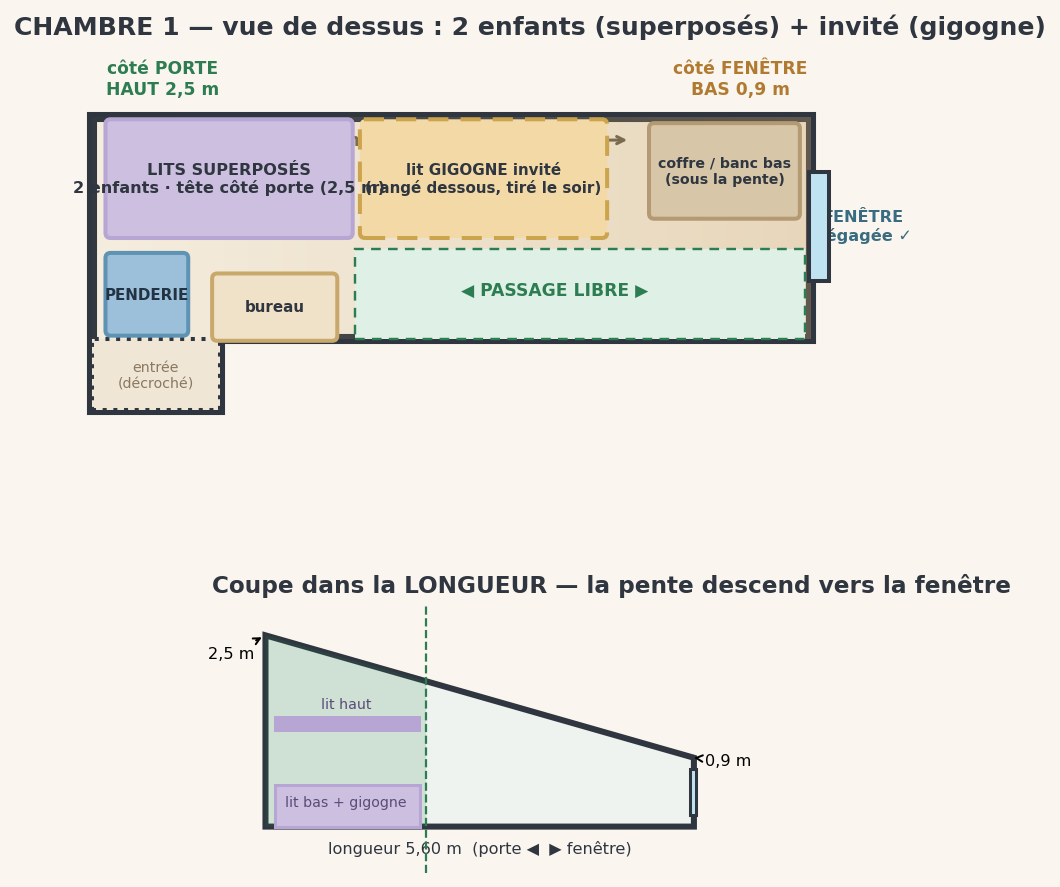

Source code (Python):
#!/usr/bin/env python3
"""Chambre 1 - plan corrige v2. Pente DANS LA LONGUEUR:
porte (gauche) = HAUT 2.5m, fenetre (droite) = BAS 0.9m.
2 enfants en lits superposes (tete cote porte) + lit gigogne invite.
Fenetre NON bloquee. Passage le long d'un mur."""
import matplotlib
matplotlib.use("Agg")
import matplotlib.pyplot as plt
from matplotlib.patches import Polygon, Rectangle, FancyBboxPatch
import numpy as np

C={"floor":"#f6efe2","wall":"#2f3640","win":"#bfe3f0","bunk":"#cdbfe0",
   "bunkf":"#b7a6d4","gig":"#f3d9a6","ward":"#9cc0d9","desk":"#f0e2c8",
   "ok":"#2e7d52","ink":"#2f3640","bench":"#d8c6a8"}
W,L=1.73,5.6
hi,lo=2.5,0.9
def h(x): return hi-(hi-lo)*x/L

fig=plt.figure(figsize=(13.5,7.4)); fig.patch.set_facecolor("#faf6ef")
gs=fig.add_gridspec(2,1,height_ratios=[1.55,1],hspace=0.42)

# ---------- TOP VIEW ----------
ax=fig.add_subplot(gs[0]); ax.set_facecolor("#faf6ef")
outline=[(0,0),(0,W),(L,W),(L,0),(1.0,0),(1.0,-0.55),(0,-0.55)]
ax.add_patch(Polygon(outline,closed=True,facecolor=C["floor"],
            edgecolor=C["wall"],lw=5,zorder=2))
# degrade plafond haut(gauche)->bas(droite)
for i in range(60):
    x0=L*i/60
    al=0.05+0.5*(x0/L)
    ax.add_patch(Rectangle((x0,0),L/60,W,facecolor="#caa46a",
                 alpha=al*0.6,edgecolor="none",zorder=2.3))
ax.text(0.55,W+0.18,"côté PORTE\nHAUT 2,5 m",ha="center",fontsize=8.5,
        color=C["ok"],fontweight="bold")
ax.text(L-0.55,W+0.18,"côté FENÊTRE\nBAS 0,9 m",ha="center",fontsize=8.5,
        color="#b07a31",fontweight="bold")
ax.annotate("le plafond descend  ▶",xy=(L-1.4,W-0.18),xytext=(1.4,W-0.18),
            fontsize=9,color="#7a6a4f",fontweight="bold",
            arrowprops=dict(arrowstyle="->",color="#7a6a4f",lw=1.5),va="center")

def bloc(x,y,w,h_,fc,ec,label,fs=8,tc="#2f3640",lw=2,z=5,ls="solid"):
    ax.add_patch(FancyBboxPatch((x,y),w,h_,boxstyle="round,pad=0.012,rounding_size=0.04",
                 facecolor=fc,edgecolor=ec,lw=lw,zorder=z,linestyle=ls))
    ax.text(x+w/2,y+h_/2,label,ha="center",va="center",fontsize=fs,
            color=tc,fontweight="bold",zorder=z+1)

# superposes tete cote porte (mur haut du plan)
bloc(0.12,0.80,1.90,0.90,C["bunk"],C["bunkf"],
     "LITS SUPERPOSÉS\n2 enfants · tête côté porte (2,5 m)",fs=8,z=6)
# gigogne deploye (tire au sol, milieu) - dashed
bloc(2.10,0.80,1.90,0.90,C["gig"],"#cda44e",
     "lit GIGOGNE invité\n(rangé dessous, tiré le soir)",fs=7.5,z=4,ls=(0,(5,3)))
# penderie coin porte haut (bas du plan)
bloc(0.12,0.04,0.62,0.62,C["ward"],"#5f93b3","PENDERIE",fs=7.5,tc="#234",z=6)
# bureau zone debout
bloc(0.95,0.0,0.95,0.50,C["desk"],"#c9a96b","bureau",fs=7.5,z=5)
# coffre bas sous fenetre (NE BLOQUE PAS)
bloc(4.35,0.95,1.15,0.72,C["bench"],"#b39a72","coffre / banc bas\n(sous la pente)",fs=7,z=5)
# passage
ax.add_patch(Rectangle((2.05,0.0),L-2.05-0.05,0.70,facecolor="#dff0e6",
             edgecolor=C["ok"],lw=1.2,ls=(0,(4,3)),zorder=3))
ax.text(3.6,0.34,"◀ PASSAGE LIBRE ▶",ha="center",fontsize=8.5,
        color=C["ok"],fontweight="bold",zorder=7)
# fenetre NON bloquee
ax.add_patch(Rectangle((L-0.02,0.45),0.16,0.85,facecolor=C["win"],
             edgecolor=C["wall"],lw=2,zorder=7))
ax.text(L+0.40,0.88,"FENÊTRE\ndégagée ✓",ha="center",va="center",
        fontsize=8,color="#3a6b80",fontweight="bold")
# entree decroche
ax.add_patch(Rectangle((0,-0.55),1.0,0.55,facecolor="#efe6d6",
             edgecolor=C["wall"],lw=2,ls=":",zorder=3))
ax.text(0.5,-0.28,"entrée\n(décroché)",ha="center",va="center",fontsize=7,
        color="#8a7860",zorder=4)
ax.set_xlim(-0.6,L+1.1); ax.set_ylim(-0.95,W+0.55)
ax.set_aspect("equal"); ax.axis("off")
ax.set_title("CHAMBRE 1 — vue de dessus : 2 enfants (superposés) + invité (gigogne)",
             fontsize=12.5,fontweight="bold",color=C["ink"],loc="left")

# ---------- LONGITUDINAL SECTION ----------
ax2=fig.add_subplot(gs[1]); ax2.set_facecolor("#faf6ef")
prof=[(0,0),(L,0),(L,lo),(0,hi)]
ax2.add_patch(Polygon(prof,closed=True,facecolor="#eef3ef",
              edgecolor=C["wall"],lw=3,zorder=2))
# zone debout h>=1.9 -> x<=2.1
xs=L*(hi-1.9)/(hi-lo)
ax2.add_patch(Polygon([(0,0),(xs,0),(xs,1.9),(0,hi)],closed=True,
              facecolor=C["ok"],alpha=0.16,zorder=3))
ax2.axvline(xs,color=C["ok"],ls="--",lw=1.1,zorder=4)
ax2.text(0.9,0.4,"debout OK",ha="center",fontsize=8,color=C["ok"],fontweight="bold")
# superpose schema cote porte
ax2.add_patch(Rectangle((0.12,0),1.9,0.55,facecolor=C["bunk"],edgecolor=C["bunkf"],lw=1.5,zorder=5))
ax2.add_patch(Rectangle((0.12,1.25),1.9,0.18,facecolor=C["bunkf"],edgecolor=C["bunkf"],lw=1,zorder=5))
ax2.text(1.05,1.55,"lit haut",ha="center",fontsize=7,color="#5b4b78",zorder=6)
ax2.text(1.05,0.27,"lit bas + gigogne",ha="center",fontsize=7,color="#5b4b78",zorder=6)
# window
ax2.add_patch(Rectangle((L-0.05,0.15),0.08,0.6,facecolor=C["win"],edgecolor=C["wall"],lw=1.5,zorder=6))
ax2.annotate("2,5 m",xy=(0,hi),xytext=(-0.45,hi-0.3),fontsize=8,
             arrowprops=dict(arrowstyle="->",lw=1),ha="center")
ax2.annotate("0,9 m",xy=(L,lo),xytext=(L+0.45,lo-0.1),fontsize=8,
             arrowprops=dict(arrowstyle="->",lw=1),ha="center")
ax2.text(L/2,-0.35,"longueur 5,60 m  (porte ◀  ▶ fenêtre)",ha="center",fontsize=8,color=C["ink"])
ax2.set_xlim(-0.7,L+0.8); ax2.set_ylim(-0.6,2.9)
ax2.set_aspect("equal"); ax2.axis("off")
ax2.set_title("Coupe dans la LONGUEUR — la pente descend vers la fenêtre",
              fontsize=11.5,fontweight="bold",color=C["ink"],loc="left")

plt.savefig("/home/user/ella-caisse/chambre_design/plan_corrige_v2.png",
            dpi=145,facecolor="#faf6ef",bbox_inches="tight")
print("OK plan_corrige_v2.png")
